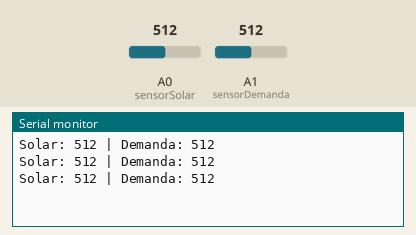
A sketch run on a simulated Arduino Uno, built with avr-gcc and run on an emulated ATmega328P. Parts: the last lines printed to the serial monitor. The test bench sets the inputs (shaded band); at power-on: A0 (sensorSolar) = 512, A1 (sensorDemanda) = 512.

Above: at 1.3 s.
1.4 s: A0 (sensorSolar) set to 716
At 1.9 s:
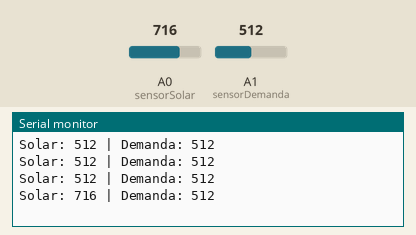
2.9 s: A1 (sensorDemanda) set to 716
At 3.4 s:
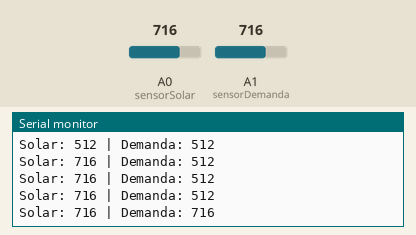
4.4 s: A0 (sensorSolar) set to 900
At 4.9 s:
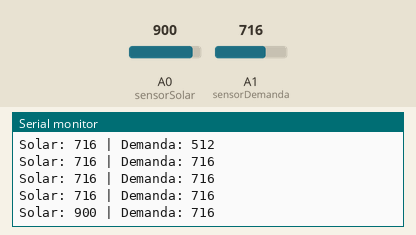
5.9 s: A1 (sensorDemanda) set to 900
At 6.4 s:
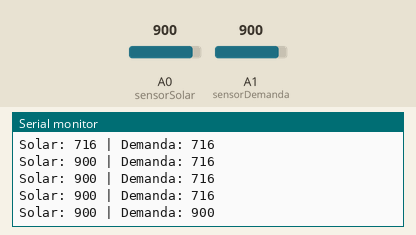
Timing chart, 0 to 8.4 s (numbered marks = the images above; inputs shaded):
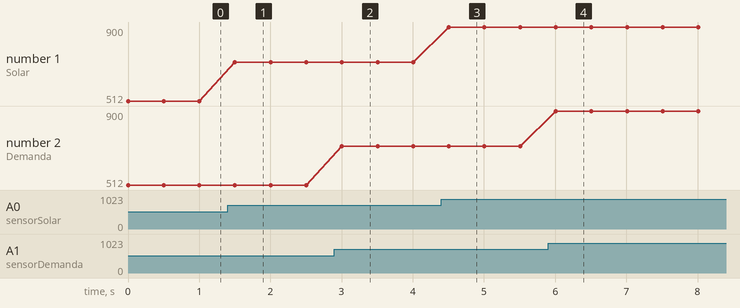

Measured:
- after the input at 1.4 s, the serial monitor: prints a new line after 0.10 s (image 1)
- after the input at 2.9 s, the serial monitor: prints a new line after 0.10 s (image 2)
- after the input at 4.4 s, the serial monitor: prints a new line after 0.11 s (image 3)
- after the input at 5.9 s, the serial monitor: prints a new line after 0.11 s (image 4)
- plotted number 1: 512 → 716 after the input at 1.4 s, 716 → 900 after the input at 4.4 s

The sketch:

teste_potenciometro.ino
```cpp
int sensorSolar = A0;
int sensorDemanda = A1;

void setup() {
  Serial.begin(9600);
}

void loop() {

  int solar = analogRead(sensorSolar);
  int demanda = analogRead(sensorDemanda);

  Serial.print("Solar: ");
  Serial.print(solar);

  Serial.print(" | Demanda: ");
  Serial.println(demanda);

  delay(500);
}
```
